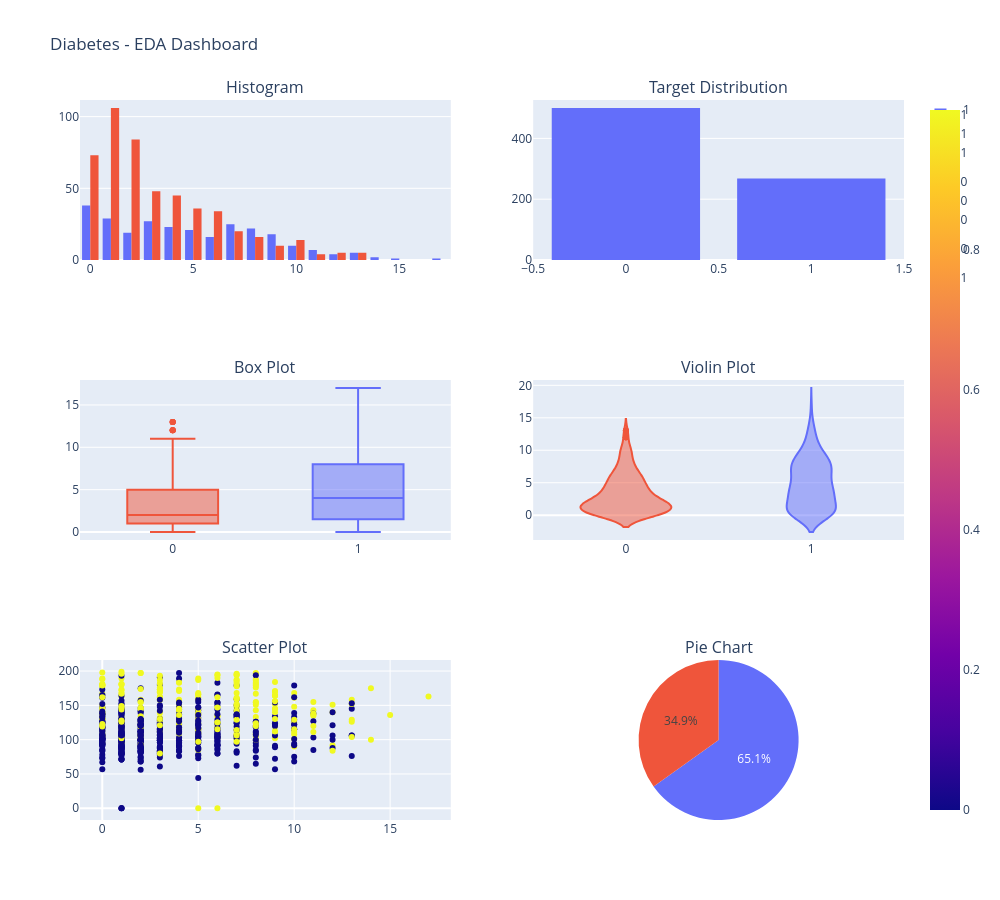
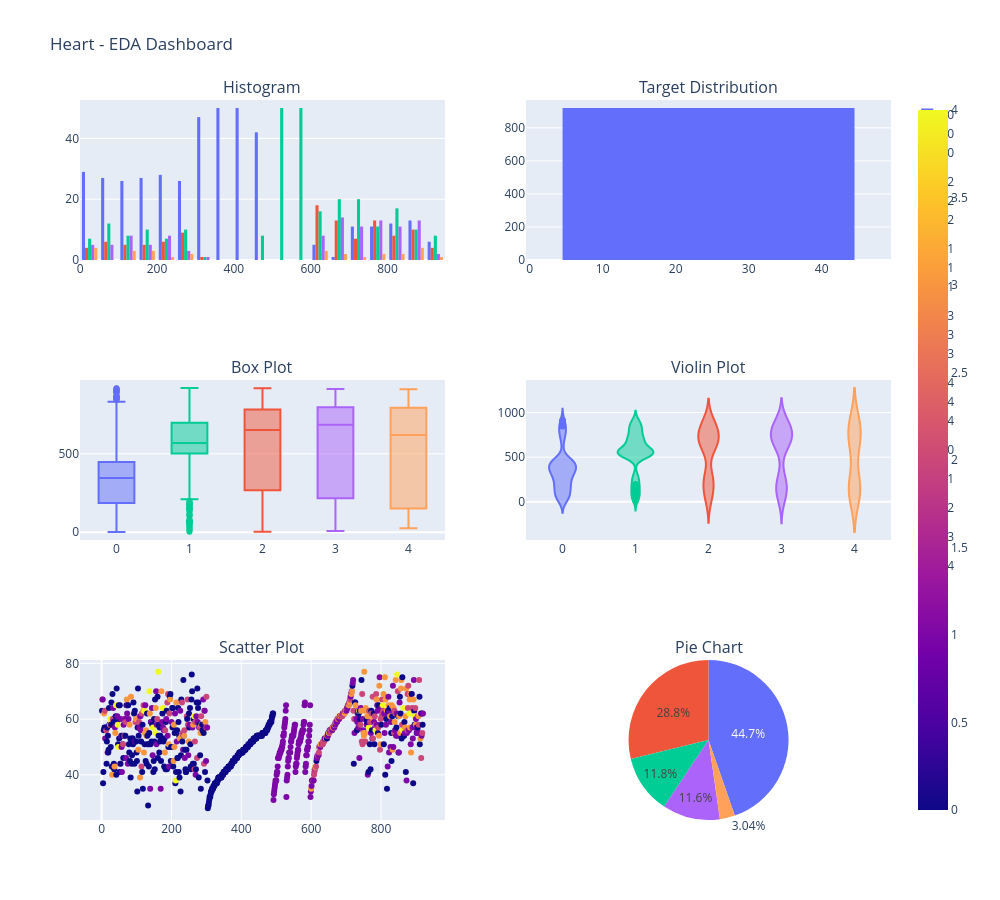
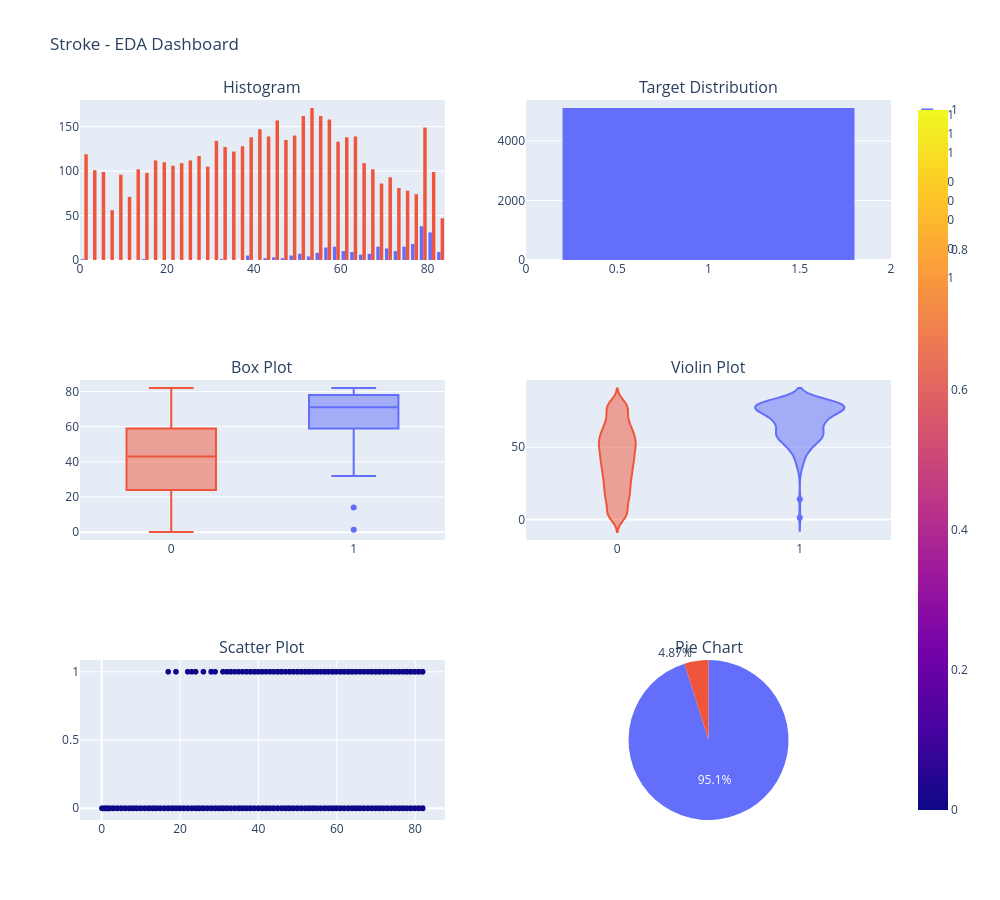
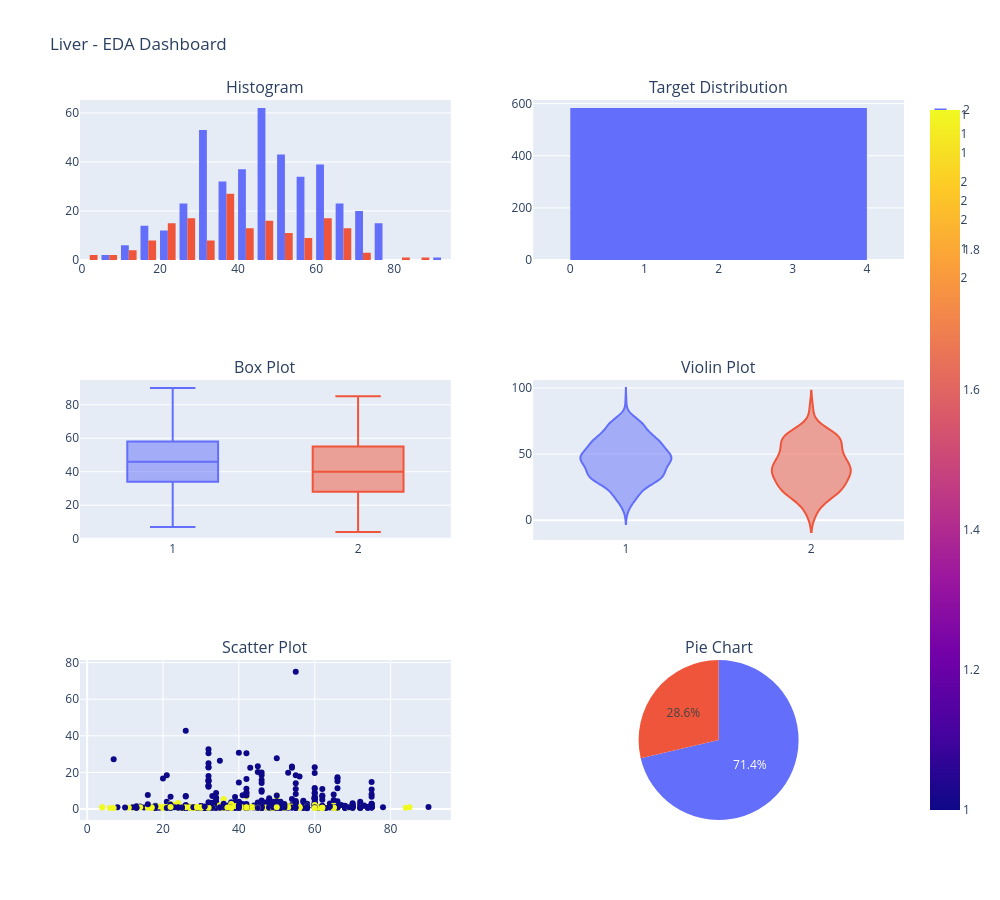

These figures' notebook cell, in order:
### Code cell
perform_eda(diabetes_df, 'Outcome', "Diabetes")
perform_eda(heart_df, 'target' if 'target' in heart_df.columns else 'num', "Heart")
perform_eda(stroke_df, 'stroke', "Stroke")
perform_eda(liver_df, 'is_patient', "Liver")

### Figure 1 — Plotly figure (JSON) as saved in the notebook; plotly's stock layout.template omitted (floating-point values rounded to 4 significant figures; data arrays with more than 128 entries replaced by an {"elided": "..."} marker saying what was removed)
{"data": [{"bingroup": "x", "hovertemplate": "Outcome=1<br>Pregnancies=%{x}<br>count=%{y}<extra></extra>", "legendgroup": "1", "marker": {"color": "#636efa", "pattern": {"shape": ""}}, "name": "1", "orientation": "v", "showlegend": true, "type": "histogram", "x": {"elided": "268 int values"}, "xaxis": "x", "yaxis": "y"}, {"bingroup": "x", "hovertemplate": "Outcome=0<br>Pregnancies=%{x}<br>count=%{y}<extra></extra>", "legendgroup": "0", "marker": {"color": "#EF553B", "pattern": {"shape": ""}}, "name": "0", "orientation": "v", "showlegend": true, "type": "histogram", "x": {"elided": "500 int values"}, "xaxis": "x", "yaxis": "y"}, {"bingroup": "x", "hovertemplate": "Outcome=%{x}<br>count=%{y}<extra></extra>", "legendgroup": "", "marker": {"color": "#636efa", "pattern": {"shape": ""}}, "name": "", "orientation": "v", "showlegend": false, "type": "histogram", "x": {"elided": "768 int values"}, "xaxis": "x2", "yaxis": "y2"}, {"alignmentgroup": "True", "hovertemplate": "Outcome=%{x}<br>Pregnancies=%{y}<extra></extra>", "legendgroup": "1", "marker": {"color": "#636efa"}, "name": "1", "notched": false, "offsetgroup": "1", "orientation": "v", "showlegend": true, "type": "box", "x": {"elided": "268 int values"}, "x0": " ", "xaxis": "x3", "y": {"elided": "268 int values"}, "y0": " ", "yaxis": "y3"}, {"alignmentgroup": "True", "hovertemplate": "Outcome=%{x}<br>Pregnancies=%{y}<extra></extra>", "legendgroup": "0", "marker": {"color": "#EF553B"}, "name": "0", "notched": false, "offsetgroup": "0", "orientation": "v", "showlegend": true, "type": "box", "x": {"elided": "500 int values"}, "x0": " ", "xaxis": "x3", "y": {"elided": "500 int values"}, "y0": " ", "yaxis": "y3"}, {"alignmentgroup": "True", "box": {"visible": false}, "hovertemplate": "Outcome=%{x}<br>Pregnancies=%{y}<extra></extra>", "legendgroup": "1", "marker": {"color": "#636efa"}, "name": "1", "offsetgroup": "1", "orientation": "v", "scalegroup": "True", "showlegend": true, "type": "violin", "x": {"elided": "268 int values"}, "x0": " ", "xaxis": "x4", "y": {"elided": "268 int values"}, "y0": " ", "yaxis": "y4"}, {"alignmentgroup": "True", "box": {"visible": false}, "hovertemplate": "Outcome=%{x}<br>Pregnancies=%{y}<extra></extra>", "legendgroup": "0", "marker": {"color": "#EF553B"}, "name": "0", "offsetgroup": "0", "orientation": "v", "scalegroup": "True", "showlegend": true, "type": "violin", "x": {"elided": "500 int values"}, "x0": " ", "xaxis": "x4", "y": {"elided": "500 int values"}, "y0": " ", "yaxis": "y4"}, {"hovertemplate": "Pregnancies=%{x}<br>Glucose=%{y}<br>Outcome=%{marker.color}<extra></extra>", "legendgroup": "", "marker": {"color": {"elided": "768 int values"}, "coloraxis": "coloraxis", "symbol": "circle"}, "mode": "markers", "name": "", "orientation": "v", "showlegend": false, "type": "scatter", "x": {"elided": "768 int values"}, "xaxis": "x5", "y": {"elided": "768 int values"}, "yaxis": "y5"}, {"domain": {"x": [0.55, 1], "y": [0, 0.2222]}, "labels": [0, 1], "type": "pie", "values": [500, 268]}], "layout": {"annotations": [{"font": {"size": 16}, "showarrow": false, "text": "Histogram", "x": 0.225, "xanchor": "center", "xref": "paper", "y": 1, "yanchor": "bottom", "yref": "paper"}, {"font": {"size": 16}, "showarrow": false, "text": "Target Distribution", "x": 0.775, "xanchor": "center", "xref": "paper", "y": 1, "yanchor": "bottom", "yref": "paper"}, {"font": {"size": 16}, "showarrow": false, "text": "Box Plot", "x": 0.225, "xanchor": "center", "xref": "paper", "y": 0.6111, "yanchor": "bottom", "yref": "paper"}, {"font": {"size": 16}, "showarrow": false, "text": "Violin Plot", "x": 0.775, "xanchor": "center", "xref": "paper", "y": 0.6111, "yanchor": "bottom", "yref": "paper"}, {"font": {"size": 16}, "showarrow": false, "text": "Scatter Plot", "x": 0.225, "xanchor": "center", "xref": "paper", "y": 0.2222, "yanchor": "bottom", "yref": "paper"}, {"font": {"size": 16}, "showarrow": false, "text": "Pie Chart", "x": 0.775, "xanchor": "center", "xref": "paper", "y": 0.2222, "yanchor": "bottom", "yref": "paper"}], "height": 900, "showlegend": true, "title": {"text": "Diabetes - EDA Dashboard"}, "width": 1000, "xaxis": {"anchor": "y", "domain": [0, 0.45]}, "xaxis2": {"anchor": "y2", "domain": [0.55, 1]}, "xaxis3": {"anchor": "y3", "domain": [0, 0.45]}, "xaxis4": {"anchor": "y4", "domain": [0.55, 1]}, "xaxis5": {"anchor": "y5", "domain": [0, 0.45]}, "yaxis": {"anchor": "x", "domain": [0.7778, 1]}, "yaxis2": {"anchor": "x2", "domain": [0.7778, 1]}, "yaxis3": {"anchor": "x3", "domain": [0.3889, 0.6111]}, "yaxis4": {"anchor": "x4", "domain": [0.3889, 0.6111]}, "yaxis5": {"anchor": "x5", "domain": [0, 0.2222]}}}

### Figure 2 — Plotly figure (JSON) as saved in the notebook; plotly's stock layout.template omitted (floating-point values rounded to 4 significant figures; data arrays with more than 128 entries replaced by an {"elided": "..."} marker saying what was removed)
{"data": [{"bingroup": "x", "hovertemplate": "num=0<br>id=%{x}<br>count=%{y}<extra></extra>", "legendgroup": "0", "marker": {"color": "#636efa", "pattern": {"shape": ""}}, "name": "0", "orientation": "v", "showlegend": true, "type": "histogram", "x": {"elided": "411 int values"}, "xaxis": "x", "yaxis": "y"}, {"bingroup": "x", "hovertemplate": "num=2<br>id=%{x}<br>count=%{y}<extra></extra>", "legendgroup": "2", "marker": {"color": "#EF553B", "pattern": {"shape": ""}}, "name": "2", "orientation": "v", "showlegend": true, "type": "histogram", "x": [2, 9, 13, 32, 53, 61, 65, 66, 69, 97, 107, 109, 114, 115, 120, 159, 182, 188, 190, 194, 230, 232, 237, 244, 246, 247, 266, 267, 268, 273, 281, 285, 287, 293, 294, 300, 602, 606, 608, 609, 611, 614, 620, 622, 627, 630, 632, 633, 634, 635, 636, 637, 644, 646, 652, 654, 655, 657, 658, 663, 665, 672, 688, 689, 690, 694, 698, 711, 721, 723, 741, 745, 746, 747, 755, 757, 766, 769, 773, 776, 777, 782, 785, 786, 792, 797, 799, 802, 803, 804, 806, 837, 838, 841, 848, 860, 863, 875, 876, 877, 878, 879, 887, 889, 898, 908, 909, 915, 918], "xaxis": "x", "yaxis": "y"}, {"bingroup": "x", "hovertemplate": "num=1<br>id=%{x}<br>count=%{y}<extra></extra>", "legendgroup": "1", "marker": {"color": "#00cc96", "pattern": {"shape": ""}}, "name": "1", "orientation": "v", "showlegend": true, "type": "histogram", "x": {"elided": "265 int values"}, "xaxis": "x", "yaxis": "y"}, {"bingroup": "x", "hovertemplate": "num=3<br>id=%{x}<br>count=%{y}<extra></extra>", "legendgroup": "3", "marker": {"color": "#ab63fa", "pattern": {"shape": ""}}, "name": "3", "orientation": "v", "showlegend": true, "type": "histogram", "x": [7, 24, 30, 37, 39, 72, 80, 84, 92, 98, 105, 110, 119, 121, 124, 127, 128, 138, 155, 171, 181, 192, 196, 206, 207, 208, 214, 224, 229, 236, 249, 262, 283, 297, 301, 600, 612, 619, 624, 625, 629, 638, 647, 659, 662, 664, 671, 676, 678, 679, 681, 684, 685, 686, 693, 696, 699, 700, 702, 706, 708, 710, 712, 715, 717, 727, 729, 743, 750, 751, 752, 753, 754, 756, 761, 763, 778, 787, 794, 795, 798, 807, 811, 813, 816, 822, 826, 831, 833, 836, 839, 842, 852, 855, 857, 858, 869, 870, 872, 882, 883, 884, 886, 893, 899, 907, 913], "xaxis": "x", "yaxis": "y"}, {"bingroup": "x", "hovertemplate": "num=4<br>id=%{x}<br>count=%{y}<extra></extra>", "legendgroup": "4", "marker": {"color": "#FFA15A", "pattern": {"shape": ""}}, "name": "4", "orientation": "v", "showlegend": true, "type": "histogram", "x": [25, 41, 46, 48, 122, 137, 147, 154, 162, 175, 212, 265, 286, 613, 628, 643, 651, 668, 737, 765, 784, 805, 846, 862, 864, 881, 897, 912], "xaxis": "x", "yaxis": "y"}, {"bingroup": "x", "hovertemplate": "num=%{x}<br>count=%{y}<extra></extra>", "legendgroup": "", "marker": {"color": "#636efa", "pattern": {"shape": ""}}, "name": "", "orientation": "v", "showlegend": false, "type": "histogram", "x": {"elided": "920 int values"}, "xaxis": "x2", "yaxis": "y2"}, {"alignmentgroup": "True", "hovertemplate": "num=%{x}<br>id=%{y}<extra></extra>", "legendgroup": "0", "marker": {"color": "#636efa"}, "name": "0", "notched": false, "offsetgroup": "0", "orientation": "v", "showlegend": true, "type": "box", "x": {"elided": "411 int values"}, "x0": " ", "xaxis": "x3", "y": {"elided": "411 int values"}, "y0": " ", "yaxis": "y3"}, {"alignmentgroup": "True", "hovertemplate": "num=%{x}<br>id=%{y}<extra></extra>", "legendgroup": "2", "marker": {"color": "#EF553B"}, "name": "2", "notched": false, "offsetgroup": "2", "orientation": "v", "showlegend": true, "type": "box", "x": [2, 2, 2, 2, 2, 2, 2, 2, 2, 2, 2, 2, 2, 2, 2, 2, 2, 2, 2, 2, 2, 2, 2, 2, 2, 2, 2, 2, 2, 2, 2, 2, 2, 2, 2, 2, 2, 2, 2, 2, 2, 2, 2, 2, 2, 2, 2, 2, 2, 2, 2, 2, 2, 2, 2, 2, 2, 2, 2, 2, 2, 2, 2, 2, 2, 2, 2, 2, 2, 2, 2, 2, 2, 2, 2, 2, 2, 2, 2, 2, 2, 2, 2, 2, 2, 2, 2, 2, 2, 2, 2, 2, 2, 2, 2, 2, 2, 2, 2, 2, 2, 2, 2, 2, 2, 2, 2, 2, 2], "x0": " ", "xaxis": "x3", "y": [2, 9, 13, 32, 53, 61, 65, 66, 69, 97, 107, 109, 114, 115, 120, 159, 182, 188, 190, 194, 230, 232, 237, 244, 246, 247, 266, 267, 268, 273, 281, 285, 287, 293, 294, 300, 602, 606, 608, 609, 611, 614, 620, 622, 627, 630, 632, 633, 634, 635, 636, 637, 644, 646, 652, 654, 655, 657, 658, 663, 665, 672, 688, 689, 690, 694, 698, 711, 721, 723, 741, 745, 746, 747, 755, 757, 766, 769, 773, 776, 777, 782, 785, 786, 792, 797, 799, 802, 803, 804, 806, 837, 838, 841, 848, 860, 863, 875, 876, 877, 878, 879, 887, 889, 898, 908, 909, 915, 918], "y0": " ", "yaxis": "y3"}, {"alignmentgroup": "True", "hovertemplate": "num=%{x}<br>id=%{y}<extra></extra>", "legendgroup": "1", "marker": {"color": "#00cc96"}, "name": "1", "notched": false, "offsetgroup": "1", "orientation": "v", "showlegend": true, "type": "box", "x": {"elided": "265 int values"}, "x0": " ", "xaxis": "x3", "y": {"elided": "265 int values"}, "y0": " ", "yaxis": "y3"}, {"alignmentgroup": "True", "hovertemplate": "num=%{x}<br>id=%{y}<extra></extra>", "legendgroup": "3", "marker": {"color": "#ab63fa"}, "name": "3", "notched": false, "offsetgroup": "3", "orientation": "v", "showlegend": true, "type": "box", "x": [3, 3, 3, 3, 3, 3, 3, 3, 3, 3, 3, 3, 3, 3, 3, 3, 3, 3, 3, 3, 3, 3, 3, 3, 3, 3, 3, 3, 3, 3, 3, 3, 3, 3, 3, 3, 3, 3, 3, 3, 3, 3, 3, 3, 3, 3, 3, 3, 3, 3, 3, 3, 3, 3, 3, 3, 3, 3, 3, 3, 3, 3, 3, 3, 3, 3, 3, 3, 3, 3, 3, 3, 3, 3, 3, 3, 3, 3, 3, 3, 3, 3, 3, 3, 3, 3, 3, 3, 3, 3, 3, 3, 3, 3, 3, 3, 3, 3, 3, 3, 3, 3, 3, 3, 3, 3, 3], "x0": " ", "xaxis": "x3", "y": [7, 24, 30, 37, 39, 72, 80, 84, 92, 98, 105, 110, 119, 121, 124, 127, 128, 138, 155, 171, 181, 192, 196, 206, 207, 208, 214, 224, 229, 236, 249, 262, 283, 297, 301, 600, 612, 619, 624, 625, 629, 638, 647, 659, 662, 664, 671, 676, 678, 679, 681, 684, 685, 686, 693, 696, 699, 700, 702, 706, 708, 710, 712, 715, 717, 727, 729, 743, 750, 751, 752, 753, 754, 756, 761, 763, 778, 787, 794, 795, 798, 807, 811, 813, 816, 822, 826, 831, 833, 836, 839, 842, 852, 855, 857, 858, 869, 870, 872, 882, 883, 884, 886, 893, 899, 907, 913], "y0": " ", "yaxis": "y3"}, {"alignmentgroup": "True", "hovertemplate": "num=%{x}<br>id=%{y}<extra></extra>", "legendgroup": "4", "marker": {"color": "#FFA15A"}, "name": "4", "notched": false, "offsetgroup": "4", "orientation": "v", "showlegend": true, "type": "box", "x": [4, 4, 4, 4, 4, 4, 4, 4, 4, 4, 4, 4, 4, 4, 4, 4, 4, 4, 4, 4, 4, 4, 4, 4, 4, 4, 4, 4], "x0": " ", "xaxis": "x3", "y": [25, 41, 46, 48, 122, 137, 147, 154, 162, 175, 212, 265, 286, 613, 628, 643, 651, 668, 737, 765, 784, 805, 846, 862, 864, 881, 897, 912], "y0": " ", "yaxis": "y3"}, {"alignmentgroup": "True", "box": {"visible": false}, "hovertemplate": "num=%{x}<br>id=%{y}<extra></extra>", "legendgroup": "0", "marker": {"color": "#636efa"}, "name": "0", "offsetgroup": "0", "orientation": "v", "scalegroup": "True", "showlegend": true, "type": "violin", "x": {"elided": "411 int values"}, "x0": " ", "xaxis": "x4", "y": {"elided": "411 int values"}, "y0": " ", "yaxis": "y4"}, {"alignmentgroup": "True", "box": {"visible": false}, "hovertemplate": "num=%{x}<br>id=%{y}<extra></extra>", "legendgroup": "2", "marker": {"color": "#EF553B"}, "name": "2", "offsetgroup": "2", "orientation": "v", "scalegroup": "True", "showlegend": true, "type": "violin", "x": [2, 2, 2, 2, 2, 2, 2, 2, 2, 2, 2, 2, 2, 2, 2, 2, 2, 2, 2, 2, 2, 2, 2, 2, 2, 2, 2, 2, 2, 2, 2, 2, 2, 2, 2, 2, 2, 2, 2, 2, 2, 2, 2, 2, 2, 2, 2, 2, 2, 2, 2, 2, 2, 2, 2, 2, 2, 2, 2, 2, 2, 2, 2, 2, 2, 2, 2, 2, 2, 2, 2, 2, 2, 2, 2, 2, 2, 2, 2, 2, 2, 2, 2, 2, 2, 2, 2, 2, 2, 2, 2, 2, 2, 2, 2, 2, 2, 2, 2, 2, 2, 2, 2, 2, 2, 2, 2, 2, 2], "x0": " ", "xaxis": "x4", "y": [2, 9, 13, 32, 53, 61, 65, 66, 69, 97, 107, 109, 114, 115, 120, 159, 182, 188, 190, 194, 230, 232, 237, 244, 246, 247, 266, 267, 268, 273, 281, 285, 287, 293, 294, 300, 602, 606, 608, 609, 611, 614, 620, 622, 627, 630, 632, 633, 634, 635, 636, 637, 644, 646, 652, 654, 655, 657, 658, 663, 665, 672, 688, 689, 690, 694, 698, 711, 721, 723, 741, 745, 746, 747, 755, 757, 766, 769, 773, 776, 777, 782, 785, 786, 792, 797, 799, 802, 803, 804, 806, 837, 838, 841, 848, 860, 863, 875, 876, 877, 878, 879, 887, 889, 898, 908, 909, 915, 918], "y0": " ", "yaxis": "y4"}, {"alignmentgroup": "True", "box": {"visible": false}, "hovertemplate": "num=%{x}<br>id=%{y}<extra></extra>", "legendgroup": "1", "marker": {"color": "#00cc96"}, "name": "1", "offsetgroup": "1", "orientation": "v", "scalegroup": "True", "showlegend": true, "type": "violin", "x": {"elided": "265 int values"}, "x0": " ", "xaxis": "x4", "y": {"elided": "265 int values"}, "y0": " ", "yaxis": "y4"}, {"alignmentgroup": "True", "box": {"visible": false}, "hovertemplate": "num=%{x}<br>id=%{y}<extra></extra>", "legendgroup": "3", "marker": {"color": "#ab63fa"}, "name": "3", "offsetgroup": "3", "orientation": "v", "scalegroup": "True", "showlegend": true, "type": "violin", "x": [3, 3, 3, 3, 3, 3, 3, 3, 3, 3, 3, 3, 3, 3, 3, 3, 3, 3, 3, 3, 3, 3, 3, 3, 3, 3, 3, 3, 3, 3, 3, 3, 3, 3, 3, 3, 3, 3, 3, 3, 3, 3, 3, 3, 3, 3, 3, 3, 3, 3, 3, 3, 3, 3, 3, 3, 3, 3, 3, 3, 3, 3, 3, 3, 3, 3, 3, 3, 3, 3, 3, 3, 3, 3, 3, 3, 3, 3, 3, 3, 3, 3, 3, 3, 3, 3, 3, 3, 3, 3, 3, 3, 3, 3, 3, 3, 3, 3, 3, 3, 3, 3, 3, 3, 3, 3, 3], "x0": " ", "xaxis": "x4", "y": [7, 24, 30, 37, 39, 72, 80, 84, 92, 98, 105, 110, 119, 121, 124, 127, 128, 138, 155, 171, 181, 192, 196, 206, 207, 208, 214, 224, 229, 236, 249, 262, 283, 297, 301, 600, 612, 619, 624, 625, 629, 638, 647, 659, 662, 664, 671, 676, 678, 679, 681, 684, 685, 686, 693, 696, 699, 700, 702, 706, 708, 710, 712, 715, 717, 727, 729, 743, 750, 751, 752, 753, 754, 756, 761, 763, 778, 787, 794, 795, 798, 807, 811, 813, 816, 822, 826, 831, 833, 836, 839, 842, 852, 855, 857, 858, 869, 870, 872, 882, 883, 884, 886, 893, 899, 907, 913], "y0": " ", "yaxis": "y4"}, {"alignmentgroup": "True", "box": {"visible": false}, "hovertemplate": "num=%{x}<br>id=%{y}<extra></extra>", "legendgroup": "4", "marker": {"color": "#FFA15A"}, "name": "4", "offsetgroup": "4", "orientation": "v", "scalegroup": "True", "showlegend": true, "type": "violin", "x": [4, 4, 4, 4, 4, 4, 4, 4, 4, 4, 4, 4, 4, 4, 4, 4, 4, 4, 4, 4, 4, 4, 4, 4, 4, 4, 4, 4], "x0": " ", "xaxis": "x4", "y": [25, 41, 46, 48, 122, 137, 147, 154, 162, 175, 212, 265, 286, 613, 628, 643, 651, 668, 737, 765, 784, 805, 846, 862, 864, 881, 897, 912], "y0": " ", "yaxis": "y4"}, {"hovertemplate": "id=%{x}<br>age=%{y}<br>num=%{marker.color}<extra></extra>", "legendgroup": "", "marker": {"color": {"elided": "920 int values"}, "coloraxis": "coloraxis", "symbol": "circle"}, "mode": "markers", "name": "", "orientation": "v", "showlegend": false, "type": "scatter", "x": {"elided": "920 int values"}, "xaxis": "x5", "y": {"elided": "920 int values"}, "yaxis": "y5"}, {"domain": {"x": [0.55, 1], "y": [0, 0.2222]}, "labels": [0, 1, 2, 3, 4], "type": "pie", "values": [411, 265, 109, 107, 28]}], "layout": {"annotations": [{"font": {"size": 16}, "showarrow": false, "text": "Histogram", "x": 0.225, "xanchor": "center", "xref": "paper", "y": 1, "yanchor": "bottom", "yref": "paper"}, {"font": {"size": 16}, "showarrow": false, "text": "Target Distribution", "x": 0.775, "xanchor": "center", "xref": "paper", "y": 1, "yanchor": "bottom", "yref": "paper"}, {"font": {"size": 16}, "showarrow": false, "text": "Box Plot", "x": 0.225, "xanchor": "center", "xref": "paper", "y": 0.6111, "yanchor": "bottom", "yref": "paper"}, {"font": {"size": 16}, "showarrow": false, "text": "Violin Plot", "x": 0.775, "xanchor": "center", "xref": "paper", "y": 0.6111, "yanchor": "bottom", "yref": "paper"}, {"font": {"size": 16}, "showarrow": false, "text": "Scatter Plot", "x": 0.225, "xanchor": "center", "xref": "paper", "y": 0.2222, "yanchor": "bottom", "yref": "paper"}, {"font": {"size": 16}, "showarrow": false, "text": "Pie Chart", "x": 0.775, "xanchor": "center", "xref": "paper", "y": 0.2222, "yanchor": "bottom", "yref": "paper"}], "height": 900, "showlegend": true, "title": {"text": "Heart - EDA Dashboard"}, "width": 1000, "xaxis": {"anchor": "y", "domain": [0, 0.45]}, "xaxis2": {"anchor": "y2", "domain": [0.55, 1]}, "xaxis3": {"anchor": "y3", "domain": [0, 0.45]}, "xaxis4": {"anchor": "y4", "domain": [0.55, 1]}, "xaxis5": {"anchor": "y5", "domain": [0, 0.45]}, "yaxis": {"anchor": "x", "domain": [0.7778, 1]}, "yaxis2": {"anchor": "x2", "domain": [0.7778, 1]}, "yaxis3": {"anchor": "x3", "domain": [0.3889, 0.6111]}, "yaxis4": {"anchor": "x4", "domain": [0.3889, 0.6111]}, "yaxis5": {"anchor": "x5", "domain": [0, 0.2222]}}}

### Figure 3 — Plotly figure (JSON) as saved in the notebook; plotly's stock layout.template omitted (floating-point values rounded to 4 significant figures; data arrays with more than 128 entries replaced by an {"elided": "..."} marker saying what was removed)
{"data": [{"bingroup": "x", "hovertemplate": "stroke=1<br>age=%{x}<br>count=%{y}<extra></extra>", "legendgroup": "1", "marker": {"color": "#636efa", "pattern": {"shape": ""}}, "name": "1", "orientation": "v", "showlegend": true, "type": "histogram", "x": {"elided": "249 float values"}, "xaxis": "x", "yaxis": "y"}, {"bingroup": "x", "hovertemplate": "stroke=0<br>age=%{x}<br>count=%{y}<extra></extra>", "legendgroup": "0", "marker": {"color": "#EF553B", "pattern": {"shape": ""}}, "name": "0", "orientation": "v", "showlegend": true, "type": "histogram", "x": {"elided": "4861 float values"}, "xaxis": "x", "yaxis": "y"}, {"bingroup": "x", "hovertemplate": "stroke=%{x}<br>count=%{y}<extra></extra>", "legendgroup": "", "marker": {"color": "#636efa", "pattern": {"shape": ""}}, "name": "", "orientation": "v", "showlegend": false, "type": "histogram", "x": {"elided": "5110 int values"}, "xaxis": "x2", "yaxis": "y2"}, {"alignmentgroup": "True", "hovertemplate": "stroke=%{x}<br>age=%{y}<extra></extra>", "legendgroup": "1", "marker": {"color": "#636efa"}, "name": "1", "notched": false, "offsetgroup": "1", "orientation": "v", "showlegend": true, "type": "box", "x": {"elided": "249 int values"}, "x0": " ", "xaxis": "x3", "y": {"elided": "249 float values"}, "y0": " ", "yaxis": "y3"}, {"alignmentgroup": "True", "hovertemplate": "stroke=%{x}<br>age=%{y}<extra></extra>", "legendgroup": "0", "marker": {"color": "#EF553B"}, "name": "0", "notched": false, "offsetgroup": "0", "orientation": "v", "showlegend": true, "type": "box", "x": {"elided": "4861 int values"}, "x0": " ", "xaxis": "x3", "y": {"elided": "4861 float values"}, "y0": " ", "yaxis": "y3"}, {"alignmentgroup": "True", "box": {"visible": false}, "hovertemplate": "stroke=%{x}<br>age=%{y}<extra></extra>", "legendgroup": "1", "marker": {"color": "#636efa"}, "name": "1", "offsetgroup": "1", "orientation": "v", "scalegroup": "True", "showlegend": true, "type": "violin", "x": {"elided": "249 int values"}, "x0": " ", "xaxis": "x4", "y": {"elided": "249 float values"}, "y0": " ", "yaxis": "y4"}, {"alignmentgroup": "True", "box": {"visible": false}, "hovertemplate": "stroke=%{x}<br>age=%{y}<extra></extra>", "legendgroup": "0", "marker": {"color": "#EF553B"}, "name": "0", "offsetgroup": "0", "orientation": "v", "scalegroup": "True", "showlegend": true, "type": "violin", "x": {"elided": "4861 int values"}, "x0": " ", "xaxis": "x4", "y": {"elided": "4861 float values"}, "y0": " ", "yaxis": "y4"}, {"hovertemplate": "age=%{x}<br>hypertension=%{y}<br>stroke=%{marker.color}<extra></extra>", "legendgroup": "", "marker": {"color": {"elided": "5110 int values"}, "coloraxis": "coloraxis", "symbol": "circle"}, "mode": "markers", "name": "", "showlegend": false, "type": "scattergl", "x": {"elided": "5110 float values"}, "xaxis": "x5", "y": {"elided": "5110 int values"}, "yaxis": "y5"}, {"domain": {"x": [0.55, 1], "y": [0, 0.2222]}, "labels": [0, 1], "type": "pie", "values": [4861, 249]}], "layout": {"annotations": [{"font": {"size": 16}, "showarrow": false, "text": "Histogram", "x": 0.225, "xanchor": "center", "xref": "paper", "y": 1, "yanchor": "bottom", "yref": "paper"}, {"font": {"size": 16}, "showarrow": false, "text": "Target Distribution", "x": 0.775, "xanchor": "center", "xref": "paper", "y": 1, "yanchor": "bottom", "yref": "paper"}, {"font": {"size": 16}, "showarrow": false, "text": "Box Plot", "x": 0.225, "xanchor": "center", "xref": "paper", "y": 0.6111, "yanchor": "bottom", "yref": "paper"}, {"font": {"size": 16}, "showarrow": false, "text": "Violin Plot", "x": 0.775, "xanchor": "center", "xref": "paper", "y": 0.6111, "yanchor": "bottom", "yref": "paper"}, {"font": {"size": 16}, "showarrow": false, "text": "Scatter Plot", "x": 0.225, "xanchor": "center", "xref": "paper", "y": 0.2222, "yanchor": "bottom", "yref": "paper"}, {"font": {"size": 16}, "showarrow": false, "text": "Pie Chart", "x": 0.775, "xanchor": "center", "xref": "paper", "y": 0.2222, "yanchor": "bottom", "yref": "paper"}], "height": 900, "showlegend": true, "title": {"text": "Stroke - EDA Dashboard"}, "width": 1000, "xaxis": {"anchor": "y", "domain": [0, 0.45]}, "xaxis2": {"anchor": "y2", "domain": [0.55, 1]}, "xaxis3": {"anchor": "y3", "domain": [0, 0.45]}, "xaxis4": {"anchor": "y4", "domain": [0.55, 1]}, "xaxis5": {"anchor": "y5", "domain": [0, 0.45]}, "yaxis": {"anchor": "x", "domain": [0.7778, 1]}, "yaxis2": {"anchor": "x2", "domain": [0.7778, 1]}, "yaxis3": {"anchor": "x3", "domain": [0.3889, 0.6111]}, "yaxis4": {"anchor": "x4", "domain": [0.3889, 0.6111]}, "yaxis5": {"anchor": "x5", "domain": [0, 0.2222]}}}

### Figure 4 — Plotly figure (JSON) as saved in the notebook; plotly's stock layout.template omitted (floating-point values rounded to 4 significant figures; data arrays with more than 128 entries replaced by an {"elided": "..."} marker saying what was removed)
{"data": [{"bingroup": "x", "hovertemplate": "is_patient=1<br>age=%{x}<br>count=%{y}<extra></extra>", "legendgroup": "1", "marker": {"color": "#636efa", "pattern": {"shape": ""}}, "name": "1", "orientation": "v", "showlegend": true, "type": "histogram", "x": {"elided": "416 int values"}, "xaxis": "x", "yaxis": "y"}, {"bingroup": "x", "hovertemplate": "is_patient=2<br>age=%{x}<br>count=%{y}<extra></extra>", "legendgroup": "2", "marker": {"color": "#EF553B", "pattern": {"shape": ""}}, "name": "2", "orientation": "v", "showlegend": true, "type": "histogram", "x": {"elided": "167 int values"}, "xaxis": "x", "yaxis": "y"}, {"bingroup": "x", "hovertemplate": "is_patient=%{x}<br>count=%{y}<extra></extra>", "legendgroup": "", "marker": {"color": "#636efa", "pattern": {"shape": ""}}, "name": "", "orientation": "v", "showlegend": false, "type": "histogram", "x": {"elided": "583 int values"}, "xaxis": "x2", "yaxis": "y2"}, {"alignmentgroup": "True", "hovertemplate": "is_patient=%{x}<br>age=%{y}<extra></extra>", "legendgroup": "1", "marker": {"color": "#636efa"}, "name": "1", "notched": false, "offsetgroup": "1", "orientation": "v", "showlegend": true, "type": "box", "x": {"elided": "416 int values"}, "x0": " ", "xaxis": "x3", "y": {"elided": "416 int values"}, "y0": " ", "yaxis": "y3"}, {"alignmentgroup": "True", "hovertemplate": "is_patient=%{x}<br>age=%{y}<extra></extra>", "legendgroup": "2", "marker": {"color": "#EF553B"}, "name": "2", "notched": false, "offsetgroup": "2", "orientation": "v", "showlegend": true, "type": "box", "x": {"elided": "167 int values"}, "x0": " ", "xaxis": "x3", "y": {"elided": "167 int values"}, "y0": " ", "yaxis": "y3"}, {"alignmentgroup": "True", "box": {"visible": false}, "hovertemplate": "is_patient=%{x}<br>age=%{y}<extra></extra>", "legendgroup": "1", "marker": {"color": "#636efa"}, "name": "1", "offsetgroup": "1", "orientation": "v", "scalegroup": "True", "showlegend": true, "type": "violin", "x": {"elided": "416 int values"}, "x0": " ", "xaxis": "x4", "y": {"elided": "416 int values"}, "y0": " ", "yaxis": "y4"}, {"alignmentgroup": "True", "box": {"visible": false}, "hovertemplate": "is_patient=%{x}<br>age=%{y}<extra></extra>", "legendgroup": "2", "marker": {"color": "#EF553B"}, "name": "2", "offsetgroup": "2", "orientation": "v", "scalegroup": "True", "showlegend": true, "type": "violin", "x": {"elided": "167 int values"}, "x0": " ", "xaxis": "x4", "y": {"elided": "167 int values"}, "y0": " ", "yaxis": "y4"}, {"hovertemplate": "age=%{x}<br>tot_bilirubin=%{y}<br>is_patient=%{marker.color}<extra></extra>", "legendgroup": "", "marker": {"color": {"elided": "583 int values"}, "coloraxis": "coloraxis", "symbol": "circle"}, "mode": "markers", "name": "", "orientation": "v", "showlegend": false, "type": "scatter", "x": {"elided": "583 int values"}, "xaxis": "x5", "y": {"elided": "583 float values"}, "yaxis": "y5"}, {"domain": {"x": [0.55, 1], "y": [0, 0.2222]}, "labels": [1, 2], "type": "pie", "values": [416, 167]}], "layout": {"annotations": [{"font": {"size": 16}, "showarrow": false, "text": "Histogram", "x": 0.225, "xanchor": "center", "xref": "paper", "y": 1, "yanchor": "bottom", "yref": "paper"}, {"font": {"size": 16}, "showarrow": false, "text": "Target Distribution", "x": 0.775, "xanchor": "center", "xref": "paper", "y": 1, "yanchor": "bottom", "yref": "paper"}, {"font": {"size": 16}, "showarrow": false, "text": "Box Plot", "x": 0.225, "xanchor": "center", "xref": "paper", "y": 0.6111, "yanchor": "bottom", "yref": "paper"}, {"font": {"size": 16}, "showarrow": false, "text": "Violin Plot", "x": 0.775, "xanchor": "center", "xref": "paper", "y": 0.6111, "yanchor": "bottom", "yref": "paper"}, {"font": {"size": 16}, "showarrow": false, "text": "Scatter Plot", "x": 0.225, "xanchor": "center", "xref": "paper", "y": 0.2222, "yanchor": "bottom", "yref": "paper"}, {"font": {"size": 16}, "showarrow": false, "text": "Pie Chart", "x": 0.775, "xanchor": "center", "xref": "paper", "y": 0.2222, "yanchor": "bottom", "yref": "paper"}], "height": 900, "showlegend": true, "title": {"text": "Liver - EDA Dashboard"}, "width": 1000, "xaxis": {"anchor": "y", "domain": [0, 0.45]}, "xaxis2": {"anchor": "y2", "domain": [0.55, 1]}, "xaxis3": {"anchor": "y3", "domain": [0, 0.45]}, "xaxis4": {"anchor": "y4", "domain": [0.55, 1]}, "xaxis5": {"anchor": "y5", "domain": [0, 0.45]}, "yaxis": {"anchor": "x", "domain": [0.7778, 1]}, "yaxis2": {"anchor": "x2", "domain": [0.7778, 1]}, "yaxis3": {"anchor": "x3", "domain": [0.3889, 0.6111]}, "yaxis4": {"anchor": "x4", "domain": [0.3889, 0.6111]}, "yaxis5": {"anchor": "x5", "domain": [0, 0.2222]}}}
